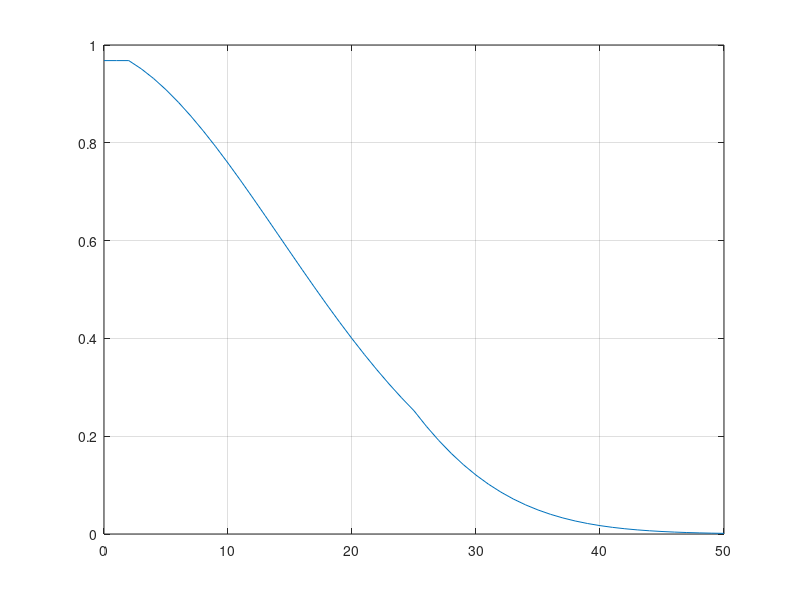

The MATLAB source for this figure:
lamda=55.54;
x=0:1:50;
a=exp(-(10/lamda)^2);
b=exp(-((2.4*x+5.2)/lamda).^2);
c=exp(-((3.12*x-12.8)/lamda).^2);
y=a.*(x>=0&x<2)+b.*(x>=2&x<25)+c.*(x>=25);
plot(x,y)
grid on